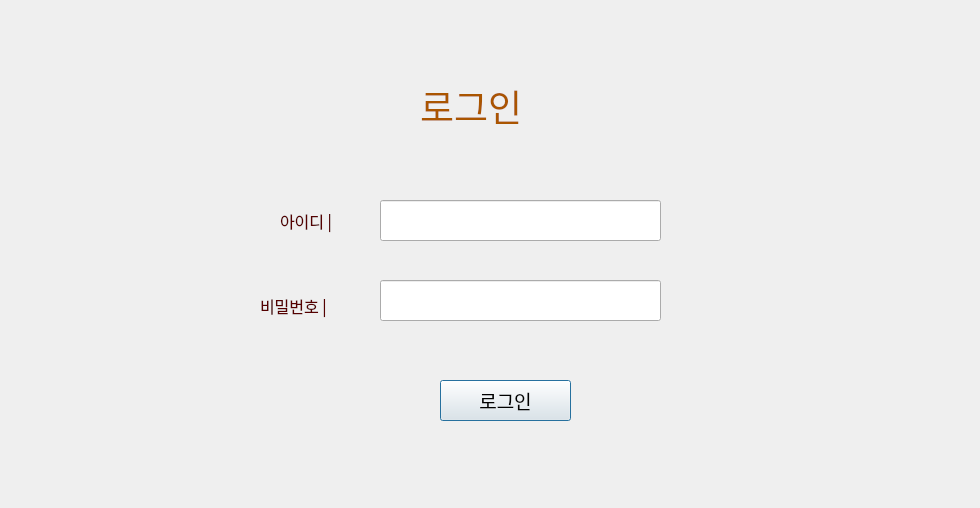
<?xml version="1.0" encoding="UTF-8"?>
<ui version="4.0">
 <class>Dialog</class>
 <widget class="QDialog" name="Dialog">
  <property name="geometry">
   <rect>
    <x>0</x>
    <y>0</y>
    <width>980</width>
    <height>508</height>
   </rect>
  </property>
  <property name="windowTitle">
   <string>Dialog</string>
  </property>
  <property name="modal">
   <bool>false</bool>
  </property>
  <widget class="QLabel" name="label_2">
   <property name="geometry">
    <rect>
     <x>260</x>
     <y>280</y>
     <width>111</width>
     <height>51</height>
    </rect>
   </property>
   <property name="palette">
    <palette>
     <active>
      <colorrole role="WindowText">
       <brush brushstyle="SolidPattern">
        <color alpha="255">
         <red>85</red>
         <green>0</green>
         <blue>0</blue>
        </color>
       </brush>
      </colorrole>
     </active>
     <inactive>
      <colorrole role="WindowText">
       <brush brushstyle="SolidPattern">
        <color alpha="255">
         <red>85</red>
         <green>0</green>
         <blue>0</blue>
        </color>
       </brush>
      </colorrole>
     </inactive>
     <disabled>
      <colorrole role="WindowText">
       <brush brushstyle="SolidPattern">
        <color alpha="255">
         <red>120</red>
         <green>120</green>
         <blue>120</blue>
        </color>
       </brush>
      </colorrole>
     </disabled>
    </palette>
   </property>
   <property name="font">
    <font>
     <family>DX솔로감성ExB</family>
     <pointsize>12</pointsize>
    </font>
   </property>
   <property name="text">
    <string>비밀번호 |</string>
   </property>
  </widget>
  <widget class="QLabel" name="label_3">
   <property name="geometry">
    <rect>
     <x>280</x>
     <y>200</y>
     <width>101</width>
     <height>41</height>
    </rect>
   </property>
   <property name="palette">
    <palette>
     <active>
      <colorrole role="WindowText">
       <brush brushstyle="SolidPattern">
        <color alpha="255">
         <red>85</red>
         <green>0</green>
         <blue>0</blue>
        </color>
       </brush>
      </colorrole>
     </active>
     <inactive>
      <colorrole role="WindowText">
       <brush brushstyle="SolidPattern">
        <color alpha="255">
         <red>85</red>
         <green>0</green>
         <blue>0</blue>
        </color>
       </brush>
      </colorrole>
     </inactive>
     <disabled>
      <colorrole role="WindowText">
       <brush brushstyle="SolidPattern">
        <color alpha="255">
         <red>120</red>
         <green>120</green>
         <blue>120</blue>
        </color>
       </brush>
      </colorrole>
     </disabled>
    </palette>
   </property>
   <property name="font">
    <font>
     <family>DX솔로감성ExB</family>
     <pointsize>12</pointsize>
    </font>
   </property>
   <property name="text">
    <string>아이디 |</string>
   </property>
  </widget>
  <widget class="QLabel" name="label_4">
   <property name="geometry">
    <rect>
     <x>420</x>
     <y>50</y>
     <width>151</width>
     <height>111</height>
    </rect>
   </property>
   <property name="palette">
    <palette>
     <active>
      <colorrole role="WindowText">
       <brush brushstyle="SolidPattern">
        <color alpha="255">
         <red>170</red>
         <green>85</green>
         <blue>0</blue>
        </color>
       </brush>
      </colorrole>
     </active>
     <inactive>
      <colorrole role="WindowText">
       <brush brushstyle="SolidPattern">
        <color alpha="255">
         <red>170</red>
         <green>85</green>
         <blue>0</blue>
        </color>
       </brush>
      </colorrole>
     </inactive>
     <disabled>
      <colorrole role="WindowText">
       <brush brushstyle="SolidPattern">
        <color alpha="255">
         <red>120</red>
         <green>120</green>
         <blue>120</blue>
        </color>
       </brush>
      </colorrole>
     </disabled>
    </palette>
   </property>
   <property name="font">
    <font>
     <family>DX솔로감성ExB</family>
     <pointsize>28</pointsize>
    </font>
   </property>
   <property name="text">
    <string>로그인 </string>
   </property>
  </widget>
  <widget class="QPushButton" name="pushButton">
   <property name="geometry">
    <rect>
     <x>440</x>
     <y>380</y>
     <width>131</width>
     <height>41</height>
    </rect>
   </property>
   <property name="font">
    <font>
     <family>서울남산 장체B</family>
     <pointsize>14</pointsize>
    </font>
   </property>
   <property name="acceptDrops">
    <bool>false</bool>
   </property>
   <property name="text">
    <string>로그인</string>
   </property>
  </widget>
  <widget class="QLineEdit" name="lineEdit">
   <property name="geometry">
    <rect>
     <x>380</x>
     <y>200</y>
     <width>281</width>
     <height>41</height>
    </rect>
   </property>
  </widget>
  <widget class="QLineEdit" name="lineEdit_2">
   <property name="geometry">
    <rect>
     <x>380</x>
     <y>280</y>
     <width>281</width>
     <height>41</height>
    </rect>
   </property>
  </widget>
 </widget>
 <resources/>
 <connections/>
</ui>
